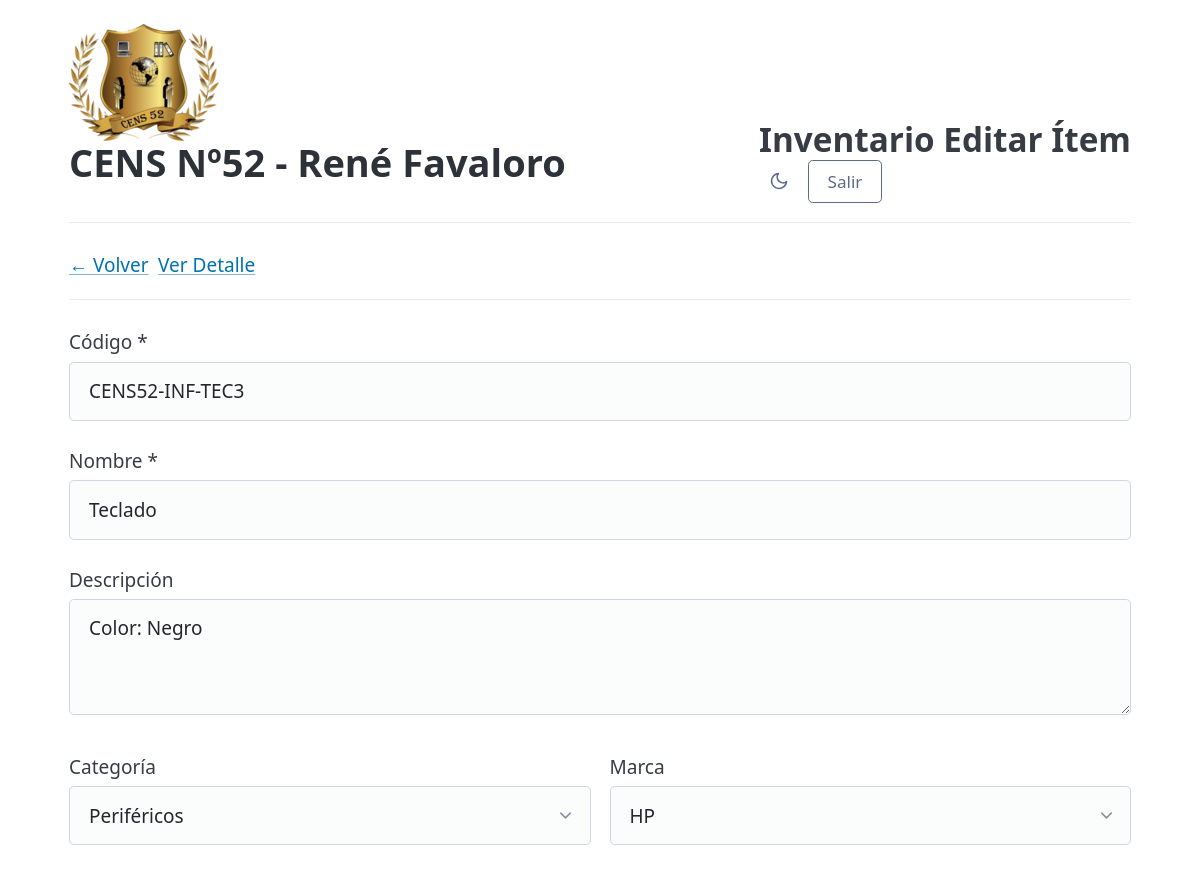
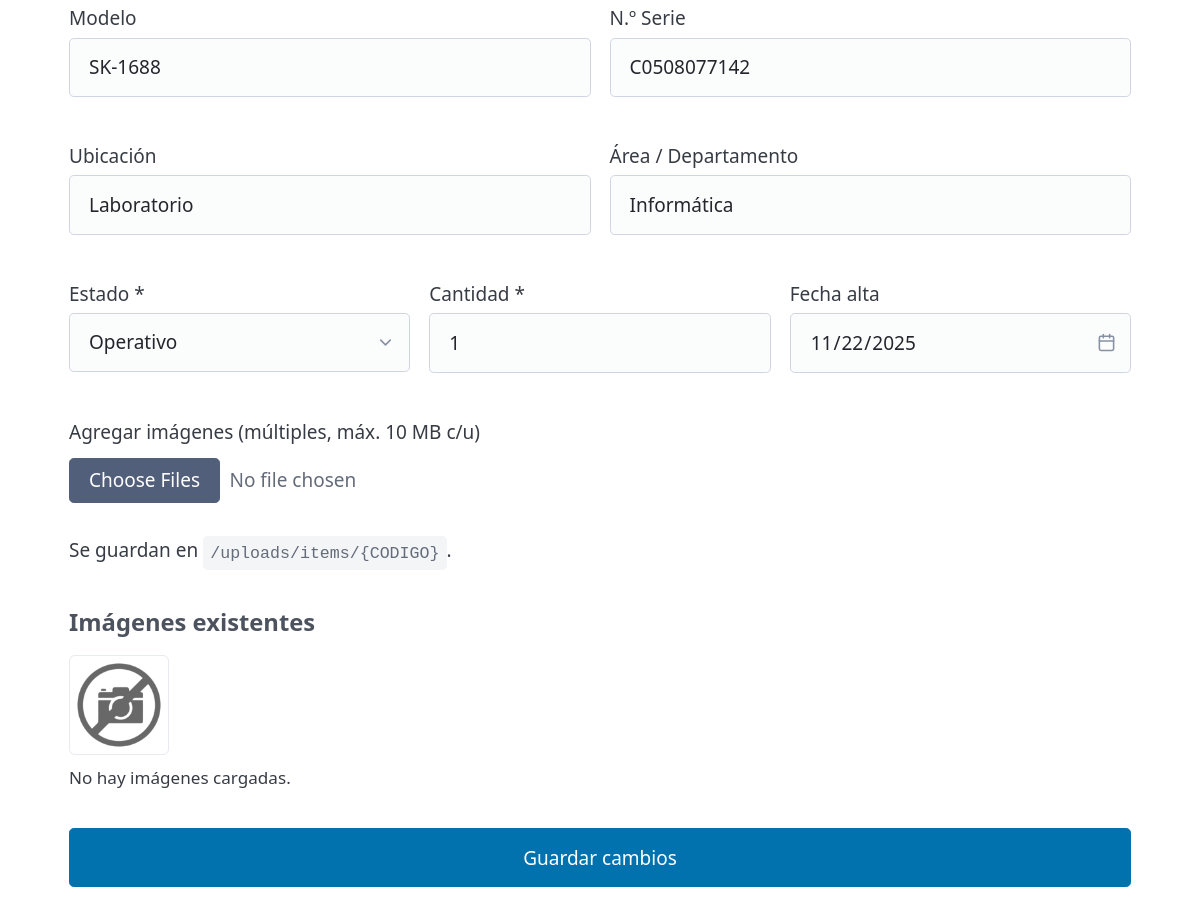
/editar.php?id=71 (signed in), run on the app's committed database (2 pictures, top to bottom).
### tables this page shows
CREATE TABLE IF NOT EXISTS items (
  id                BIGINT UNSIGNED NOT NULL AUTO_INCREMENT,

   
  nombre            VARCHAR(160) NOT NULL,
  codigo            VARCHAR(64)  NOT NULL,
  marca_id          BIGINT UNSIGNED NULL,     
  modelo            VARCHAR(120) NULL,
  nro_serie         VARCHAR(160) NULL,
  cantidad          INT UNSIGNED NOT NULL DEFAULT 1,
  estado            VARCHAR(64)  NOT NULL DEFAULT 'operativo',  
  area_departamento VARCHAR(160) NULL,        
  fecha_alta        DATE         NULL,
  ubicacion         VARCHAR(160) NULL,
  descripcion       TEXT         NULL,
  categoria_id      BIGINT UNSIGNED NULL,     

   
  created_at        TIMESTAMP    NOT NULL DEFAULT CURRENT_TIMESTAMP,
  updated_at        TIMESTAMP    NOT NULL DEFAULT CURRENT_TIMESTAMP ON UPDATE CURRENT_TIMESTAMP,
  deleted_at        TIMESTAMP    NULL DEFAULT NULL,  

  CONSTRAINT pk_items PRIMARY KEY (id),
  CONSTRAINT fk_items_categoria FOREIGN KEY (categoria_id) REFERENCES categorias(id) ON UPDATE CASCADE ON DELETE SET NULL,
  CONSTRAINT fk_items_marca FOREIGN KEY (marca_id) REFERENCES marcas(id) ON UPDATE CASCADE ON DELETE SET NULL
);

CREATE TABLE IF NOT EXISTS categorias (
  id            BIGINT UNSIGNED NOT NULL AUTO_INCREMENT,
  nombre        VARCHAR(120)    NOT NULL,
  slug          VARCHAR(140)    GENERATED ALWAYS AS (LOWER(REPLACE(REPLACE(REPLACE(nombre, ' ', '-'), '_', '-'), '--','-'))) STORED,
  descripcion   VARCHAR(500)    NULL,
  parent_id     BIGINT UNSIGNED NULL,
  created_at    TIMESTAMP       NOT NULL DEFAULT CURRENT_TIMESTAMP,
  updated_at    TIMESTAMP       NOT NULL DEFAULT CURRENT_TIMESTAMP ON UPDATE CURRENT_TIMESTAMP,
  CONSTRAINT pk_categorias PRIMARY KEY (id),
  CONSTRAINT uq_categorias_nombre UNIQUE (nombre),
  CONSTRAINT fk_categorias_parent FOREIGN KEY (parent_id) REFERENCES categorias(id) ON UPDATE CASCADE ON DELETE SET NULL
);

CREATE TABLE IF NOT EXISTS marcas (
  id            BIGINT UNSIGNED NOT NULL AUTO_INCREMENT,
  nombre        VARCHAR(120)    NOT NULL,
  created_at    TIMESTAMP       NOT NULL DEFAULT CURRENT_TIMESTAMP,
  updated_at    TIMESTAMP       NOT NULL DEFAULT CURRENT_TIMESTAMP ON UPDATE CURRENT_TIMESTAMP,
  CONSTRAINT pk_marcas PRIMARY KEY (id),
  CONSTRAINT uq_marcas_nombre UNIQUE (nombre)
);

### public/editar.php (the view, shortened to what this page needs)
<?php
require __DIR__ . '/../app/bootstrap.php';
function h(?string $v): string
{
    return htmlspecialchars((string) $v, ENT_QUOTES, 'UTF-8');
}
$id = isset($_GET['id']) ? (int) $_GET['id'] : 0;
$categorias = $pdo->query("SELECT id, nombre FROM categorias ORDER BY nombre")->fetchAll();
$marcas = $pdo->query("SELECT id, nombre FROM marcas ORDER BY nombre")->fetchAll();
$stmt = $pdo->prepare("SELECT * FROM items WHERE id = :id AND deleted_at IS NULL");
$stmt->execute([':id' => $id]);
$item = $stmt->fetch();
$imgsStmt = $pdo->prepare("SELECT id, ruta, posicion FROM imagenes WHERE item_id = :id ORDER BY posicion ASC, id ASC");
$imgsStmt->execute([':id' => $id]);
$imagenes = $imgsStmt->fetchAll();
?>
<!doctype html>
<html lang="es">
<head>
    <link rel="stylesheet" href="https://cdn.jsdelivr.net/npm/@picocss/pico@2/css/pico.min.css">
    <link rel="stylesheet" href="/assets/ui.css">
</head>
<body>
    <main class="app-container">
        <?php require __DIR__ . '/../app/header.php'; ?>
        <header class="page-header">
            <div class="header-actions">
                <a href="index.php">← Volver</a>
                <a href="ver.php?id=<?= (int) $id ?>">Ver Detalle</a>
            </div>
        </header>
        <form method="post" enctype="multipart/form-data">
            <fieldset>
                <label>Código *<input name="codigo" required maxlength="60" value="<?= h($item['codigo']) ?>"></label>
                <label>Nombre *<input name="nombre" required maxlength="200" value="<?= h($item['nombre']) ?>"></label>
                <label>Descripción<textarea name="descripcion" rows="3"><?= h($item['descripcion'] ?? '') ?></textarea></label>
            </fieldset>
            <fieldset class="grid">
                <label>Categoría
                    <select name="categoria_id" id="select-categoria" onchange="verificarCategoria(this)">
                        <optgroup label="Categorías existentes">
                            <?php foreach ($categorias as $c): ?>
                                <option value="<?= (int) $c['id'] ?>" <?= ((int) ($item['categoria_id'] ?? 0) === (int) $c['id']) ? 'selected' : '' ?>>
                                    <?= h($c['nombre']) ?>
                                </option>
                            <?php endforeach; ?>
                        </optgroup>
                    </select>
                </label>
                <label>Marca
                  <select name="marca_id" id="select-marca" onchange="verificarMarca(this)">
                    <optgroup label="Marcas existentes">
                      <?php foreach ($marcas as $m): ?>
                        <option value="<?= (int)$m['id'] ?>" <?= ((int)($item['marca_id']??0) === (int)$m['id']) ? 'selected' : '' ?>>
                          <?= h($m['nombre']) ?>
                        </option>
                      <?php endforeach; ?>
                    </optgroup>
                  </select>
                </label>
            </fieldset>
            <fieldset class="grid">
                <label>Modelo<input name="modelo" maxlength="120" value="<?= h($item['modelo'] ?? '') ?>"></label>
                <label>N.º Serie<input name="nro_serie" maxlength="160" value="<?= h($item['nro_serie'] ?? '') ?>"></label>
            </fieldset>
            <fieldset class="grid">
                <label>Ubicación<input name="ubicacion" maxlength="160" value="<?= h($item['ubicacion'] ?? '') ?>"></label>
                <label>Área / Departamento<input name="area_departamento" maxlength="160"
                        value="<?= h($item['area_departamento'] ?? '') ?>"></label>
            </fieldset>
            <fieldset class="grid">
                <label>Estado *
                    <select name="estado" required>
                        <?php $sel = $item['estado'] ?? 'operativo';
                        foreach (['operativo', 'en_reparacion', 'baja', 'stock'] as $v) {
                            echo '<option value="' . $v . '" ' . ($sel === $v ? 'selected' : '') . '>' . ucfirst(str_replace('_', ' ', $v)) . '</option>';
                        } ?>
                    </select>
                </label>
                <label>Cantidad *<input type="number" name="cantidad" min="1" step="1" required
                        value="<?= h((string) $item['cantidad']) ?>"></label>
                <label>Fecha alta<input type="date" name="fecha_alta" value="<?= h($item['fecha_alta'] ?? '') ?>"></label>
            </fieldset>
            <fieldset>
                <label>Agregar imágenes (múltiples, máx. 10 MB c/u)
                    <input type="file" name="imagenes[]" accept="image/*" multiple>
                </label>
                <p class="muted">Se guardan en <code>/uploads/items/{CODIGO}</code>.</p>
            </fieldset>
            <fieldset>
                <h4>Imágenes existentes</h4>
                <?php if (!$imagenes): ?>
                    <div style="margin-bottom: 1rem;">
                         <img src="/assets/no_image.png" alt="Sin imagen" style="width: 100px; height: 100px; object-fit: contain; border-radius: 6px; border: 1px solid var(--pico-muted-border-color);">
                         <p class="muted" style="font-size: 0.9em; margin-top: 0.5rem;">No hay imágenes cargadas.</p>
                    </div>
                <?php endif; ?>
            </fieldset>
            <button type="submit">Guardar cambios</button>
        </form>
    </main>
</body>
</html>

### public/assets/ui.css (style rules this page uses)
.app-container { max-width: 1100px; margin-inline: auto; padding-inline: clamp(0.5rem, 2vw, 1rem); padding-block: clamp(0.75rem, 2vw, 2rem); overflow-x: hidden; }
.page-header { display: flex; align-items: flex-end; justify-content: space-between; gap: 1rem; margin-bottom: 1.5rem; flex-wrap: wrap; border-bottom: 1px solid var(--pico-muted-border-color); padding-bottom: 1rem; }
.page-header .header-actions { display: flex; gap: 0.5rem; }
button, a[role="button"] { padding: 0.4rem 1rem; font-size: 0.9rem; }

### data on the page
items: codigo "CENS52-INF-TEC3", nombre "Teclado", descripcion "Color: Negro", categoria_id "Periféricos", marca_id "HP", modelo "SK-1688", nro_serie "C0508077142", ubicacion "Laboratorio", area_departamento "Informática", estado "Operativo", cantidad "1", fecha_alta "11/22/2025"

### other printed values
$header_title "Editar Ítem"
